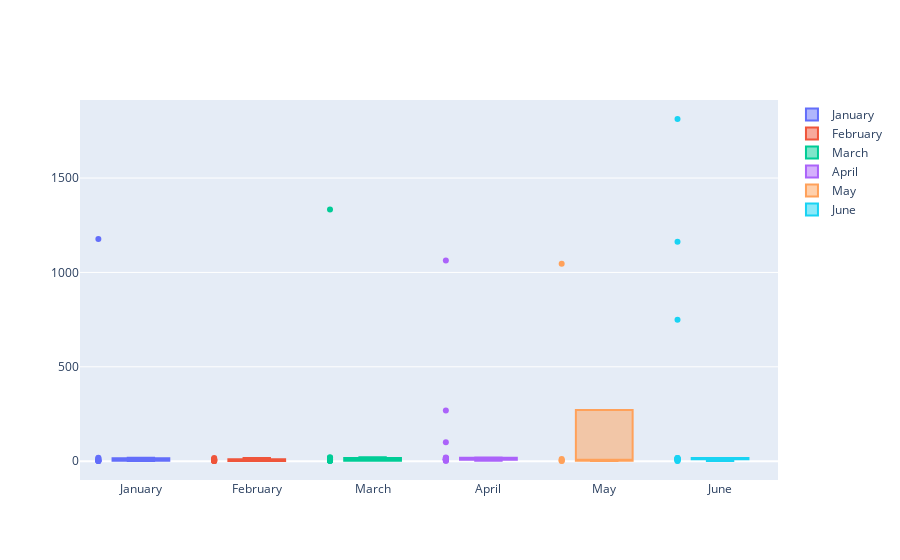

Notebook source saved alongside this figure:
### Markdown cell above
## Data Analysis Question 2

   Use `Plotly Express` to create a series of six box plots, one for each month, in order to identify how many outliers could be per month for **card holder id 25**. By observing the consumption patters, do you see any anomalies? Write your own conclusions about your insights.

### Code cell
# loading data of daily transactions from jan to jun 2018 for card holder 25
query_25="SELECT * FROM transaction WHERE EXTRACT(MONTH FROM date) BETWEEN 1 AND 6 AND EXTRACT(YEAR FROM date)=2018 AND card in ( SELECT card  FROM credit_card WHERE id_card_holder in (SELECT id FROM card_holder WHERE id=25));"
first_quarter_2018_id25=pd.read_sql(query_25, engine)
first_quarter_2018_id25['month'] = pd.DatetimeIndex(first_quarter_2018_id25['date']).month
first_quarter_2018_id25.drop(columns=['id','card','id_merchant','date'],inplace=True)
first_quarter_2018_id25=(pd.DataFrame(first_quarter_2018_id25))
data_1=(first_quarter_2018_id25.loc[first_quarter_2018_id25['month']==1]['amount']).tolist()
data_2=(first_quarter_2018_id25.loc[first_quarter_2018_id25['month']==2]['amount']).tolist()
data_3=(first_quarter_2018_id25.loc[first_quarter_2018_id25['month']==3]['amount']).tolist()
data_4=(first_quarter_2018_id25.loc[first_quarter_2018_id25['month']==4]['amount']).tolist()
data_5=(first_quarter_2018_id25.loc[first_quarter_2018_id25['month']==5]['amount']).tolist()
data_6=(first_quarter_2018_id25.loc[first_quarter_2018_id25['month']==6]['amount']).tolist()
fig=go.Figure()
fig.add_trace(go.Box(y=data_1,name="January"))
fig.add_trace(go.Box(y=data_2,name="February"))
fig.add_trace(go.Box(y=data_3,name="March"))
fig.add_trace(go.Box(y=data_4,name="April"))
fig.add_trace(go.Box(y=data_5,name="May"))
fig.add_trace(go.Box(y=data_6,name="June"))
fig.update_traces(boxpoints='all',jitter=0)
fig.show()

### Figure 1 — Plotly figure (JSON) as saved in the notebook; plotly's stock layout.template omitted (floating-point values rounded to 4 significant figures)
{"data": [{"boxpoints": "all", "jitter": 0, "name": "January", "type": "box", "y": [1.46, 10.74, 2.93, 1.39, 17.84, 1.65, 15.86, 2.22, 1177, 2.75]}, {"boxpoints": "all", "jitter": 0, "name": "February", "type": "box", "y": [10.75, 10.81, 5.97, 3.69, 16.7, 1.26, 2.63, 11.01, 0.91, 1.18]}, {"boxpoints": "all", "jitter": 0, "name": "March", "type": "box", "y": [12.42, 16.58, 1334, 2.88, 2.04, 13.57, 10.1, 1.65, 3.08, 4.2, 2.56, 18.28, 21.04]}, {"boxpoints": "all", "jitter": 0, "name": "April", "type": "box", "y": [100, 2.62, 7.08, 17.15, 1063, 10.15, 10.06, 269, 10.24, 7.39, 6.01, 20.03, 2.79, 10.02, 15.66, 16.5]}, {"boxpoints": "all", "jitter": 0, "name": "May", "type": "box", "y": [1.1, 1046, 12.15, 2.27, 5.97]}, {"boxpoints": "all", "jitter": 0, "name": "June", "type": "box", "y": [1162, 749, 10.69, 11.88, 1.03, 10.15, 11.01, 16.29, 15.98, 1813, 16.61, 11.53, 5.24, 2.27]}], "layout": {"autosize": true, "xaxis": {"autorange": true, "range": [-0.5227, 5.5], "type": "category"}, "yaxis": {"autorange": true, "range": [-99.76, 1914.0], "type": "linear"}}}
